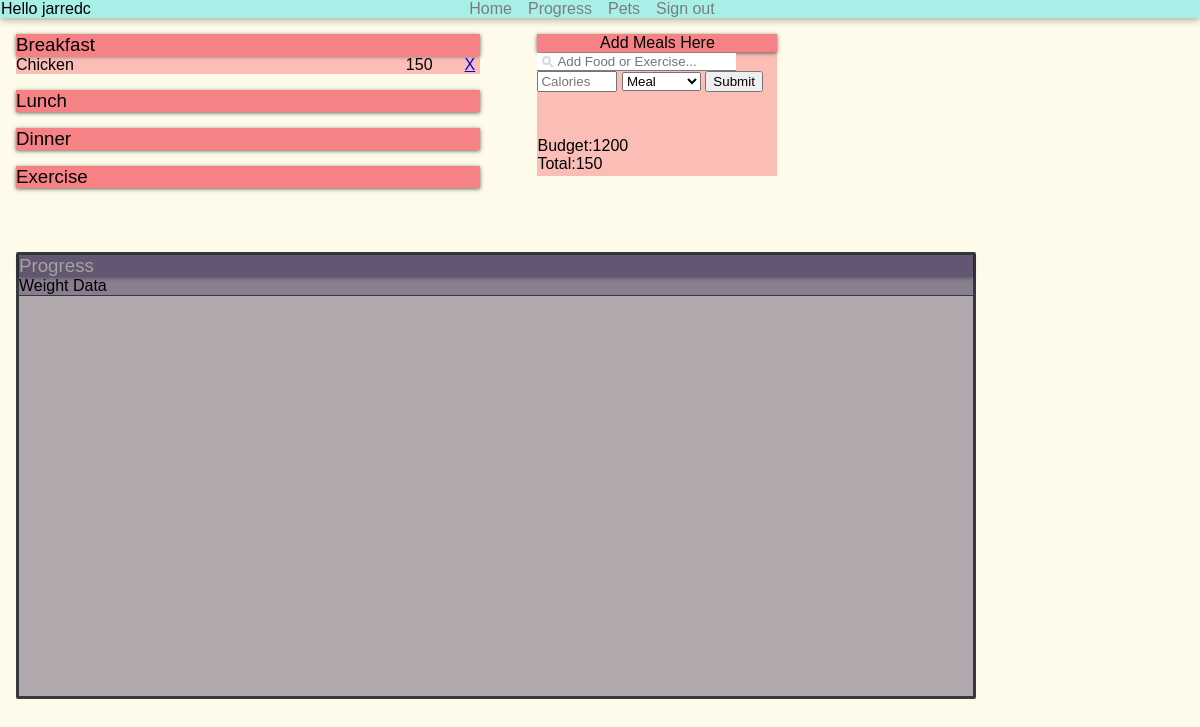
The page / (signed in) on the database its author committed.
### app.py (models this page shows, shortened)
class UserInfo(db.Model, UserMixin):
    id = db.Column(db.Integer, primary_key=True)
    username = db.Column(db.String(20), unique=True, nullable=False)
    password = db.Column(db.String, nullable=False)
    dogFoods = db.relationship('DogFood', backref='user_info', lazy=True)
    pets = db.relationship('Pets', backref='user_info', lazy=True)

class DogFood(db.Model):
    id = db.Column(db.Integer, primary_key=True )
    user_id = db.Column(db.Integer, db.ForeignKey('user_info.id'), nullable=False)
    brandName = db.Column(db.String(50), nullable=False)
    calories = db.Column(db.Integer, default=300, nullable=False)
    meal = db.Column(db.String(15), nullable=False)
    pet = db.Column(db.String(50), nullable=False, default="Thor")
    date_created = db.Column(db.DateTime, default=datetime.utcnow)

### app.py (the view)
@app.route("/", methods=['POST', 'GET'])
@login_required
def index():
    userId = current_user.id
    petName = "Thor"
    if request.method =='POST':
        food_content = request.form['content']
        meal_content = request.form['meal']
        kcals = request.form['calories']
        new_food = DogFood(brandName=food_content, meal=meal_content, calories=kcals, user_id=userId)
        if new_food.calories == '':
            new_food.calories = 0
        try:
            db.session.add(new_food)
            db.session.commit()
            return redirect("/")
        except:
            return "There was a problem adding your food."
    else:
        foods = DogFood.query.order_by(DogFood.date_created).all()
        return render_template('index.html', foods=foods, petName=petName)

### app.py (called while the page is built)
@login_manager.user_loader
def load_user(user_id):
    return UserInfo.query.get(int(user_id))

### templates/index.html (shortened to what this page needs)
{% extends 'base.html' %}
{% block body %}
    <div class="header">
        <div id="userName" class="userName"> Hello {{ current_user.username }} </div>
        <a href="#">
            <div class="head-btns">Home</div>
        </a>
        <a href="#progress">
            <div class="head-btns">Progress</div>
        </a>
        <a href="#">
            <div class="head-btns">Pets</div>
        </a>
        <a href="{{ url_for('logout') }}">
            <div class="head-btns">Sign out</div>
        </a>
    </div>
    <div class="meal-items">
        <div class="meal-entry">
            <div class="meal-title">
                <h3>Breakfast</h3>
            </div>
            {% for food in foods %}
                {% if food.meal == 'breakfast' and current_user.id == food.user_id %}
                    <div class="logged-item">
                        <div class="item-name">
                            {{ food.brandName }}
                        </div>
                        <div class="delete-btn">
                            <div class="cal-amount">
                                {{ food.calories }}
                            </div>
                            <a href="/delete/{{food.id}}"> X </a>
                        </div>
                    </div>
                {% endif %}
            {% endfor %}
        </div>
        <div class="meal-entry">
            <div class="meal-title">
                <h3>Lunch</h3>
            </div>
        </div>
        <div class="meal-entry">
            <div class="meal-title">
                <h3>Dinner</h3>
            </div>
            </div>
        <div class="meal-entry">
            <div class="meal-title">
                <h3>Exercise</h3>
            </div>
            </div>
            </div>
    <div class="calorie-window-container">
        <div class="calorie-window">
            <div class="head">
                Add Meals Here
            </div>
            <div class="food-input">
                <form action="/" method="POST">
                    <input type="text" class="food-search" placeholder="Add Food or Exercise..." id="content" name="content">
                    <input type="text" class="cals" placeholder="Calories" id="calories" name="calories">
                    <select name="meal" id="meal">
                        <option disabled selected value="">Meal</option>
                    </select>
                    <input type="submit" value="Submit">
                </form>
            </div>
            <div class="cal-totals">
                <div class="budget">
                    <div>Budget:</div>
                    <div class="cal-amount">1200</div>
                </div>
                <div class="total">
                    <div>Total:</div>
                    <div class="cal-amount">{{ foods|sum(attribute='calories') }}</div>
                </div>
            </div>
        </div>
    </div>
    <div class="progress" id="progress">
        <h3>Progress</h3>
        <div class="chart">Weight Data</div>
        <div id="tester" style="width:600px;height:400px;"></div>
    </div>
{% endblock %}

### static/css/main.css (style rules this page uses)
body { margin: 0; }
*, *::before, *::after { box-sizing: border-box; }
:root { --light-gray: rgb(164,164,164); --med-gray: rgb(124,124,124); --dark-gray: rgb(52,57,61); --entry-color: rgba(247,130,133,1); --item-color: rgba(247,130,133,.5); --progress-title: rgba(99,86,114,1); --progress-content: rgba(99,86,114,.5); }
html { scroll-behavior: smooth; }
body { font-family: 'Gill Sans', 'Gill Sans MT', Calibri, 'Trebuchet MS', sans-serif; background-color: rgb(255,251,234); }
.header { display: flex; justify-content: center; position: sticky; top: 0; font-size: 1rem; box-shadow: 0 1px 8px 0 rgba(0, 0, 0, .4); background-color: rgba(167,239,231,1); z-index: 10; }
.header a { padding-right: 1em; text-decoration: none; }
.head-btns { color: var(--med-gray); }
.userName { position: absolute; left: 1px; z-index: 11; }
.meal-items { display: inline-block; padding-left: 1rem; min-width: 40%; margin-right: 5px; }
.meal-entry { width: 100%; margin-top: 1rem; border-radius: 2px; }
.meal-title { background-color: var(--entry-color); box-shadow: 0 1px 4px 0 rgba(0, 0, 0, .6); max-height: 2rem; display: flex; }
h3 { font-weight: normal; margin: 0; }
.logged-item { display: flex; background-color: var(--item-color); }
.cal-amount { margin-right: 2em; }
.delete-btn { display: flex; margin-left: auto; margin-right: .3em; }
.calorie-window-container { display: inline-block; vertical-align: top; margin-top: 1rem; margin-left: 3rem; width: 20%; background-color: var(--item-color); min-height: 7rem; position: relative; }
.calorie-window .head { background-color: var(--entry-color); box-shadow: 0 1px 4px 0 rgba(0, 0, 0, .6); display: flex; justify-content: center; text-align: center; }
.food-input { margin-left: auto; padding-right: .2em; }
.food-search { border: none; border-bottom: 1px solid var(--med-gray); background-image: url('../img/search.png'); background-position: 5px 3px; background-repeat: no-repeat; padding-left: 20px; max-width: 100%; }
.cals { max-width: 5rem; }
.cal-totals { position: relative; bottom: .2rem; padding-top: 3rem; }
.total, .budget { display: flex; }
.progress { margin-left: 1rem; margin-top: 4rem; width: 80%; min-height: 25rem; position: relative; border-style: solid; border-color: var(--dark-gray); border-radius: 2px; margin-bottom: 10px; background-color: var(--progress-content) }
.progress > h3 { color: var(--light-gray); background-color: var(--progress-title); box-shadow: 0 1px 4px 0 rgba(0, 0, 0, .6); }
.chart { border-bottom: 1px solid var(--dark-gray); background-color: var(--progress-content); }

### static/css/style-login.css (style rules this page uses)
body { margin: 0; }
*, *::before, *::after { box-sizing: border-box; }
body { font-family: 'Gill Sans', 'Gill Sans MT', Calibri, 'Trebuchet MS', sans-serif; background-color: rgb(255,251,234); }
a { justify-items: center; }

### rows shown on the page
UserInfo: username "jarredc"
DogFood: brandName "Chicken", calories "150"

### other values the page prints
{{ foods|sum(attribute='calories') }} "150"
